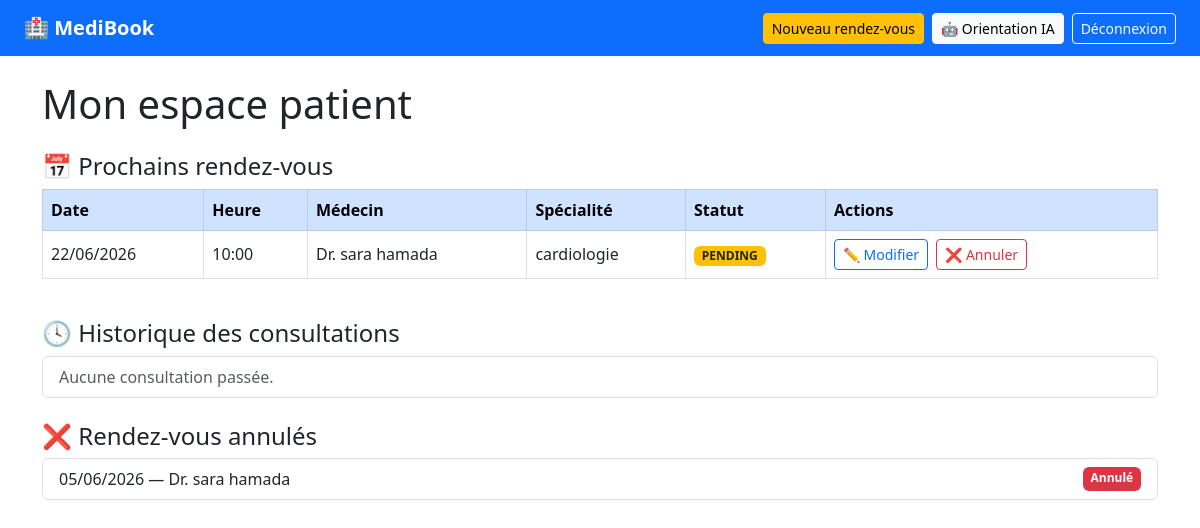
The app's page /dashboard/patient/ (signed in) with its own data.
### appointments/models.py (models this page shows)
class Appointment(models.Model):
    class Status(models.TextChoices):
        PENDING = "PENDING"
        CONFIRMED = "CONFIRMED"
        CANCELLED = "CANCELLED"
        COMPLETED = "COMPLETED"
        ABSENT = "ABSENT"
    patient = models.ForeignKey(Patient, on_delete=models.CASCADE)
    doctor = models.ForeignKey(Doctor, on_delete=models.CASCADE)
    speciality = models.ForeignKey(Speciality, on_delete=models.SET_NULL, null=True)
    date = models.DateField()
    time = models.TimeField()
    reason = models.TextField()
    status = models.CharField(max_length=20, choices=Status.choices, default=Status.PENDING)
    created_at = models.DateTimeField(auto_now_add=True)
    class Meta:
        constraints = [
            models.UniqueConstraint(
                fields=["doctor", "date", "time"],
                name="unique_doctor_slot"
            )
        ]

### doctors/models.py (models this page shows, shortened)
class Doctor(models.Model):
    user = models.OneToOneField(User, on_delete=models.CASCADE)
    speciality = models.ForeignKey(Speciality, on_delete=models.SET_NULL, null=True)
    phone = models.CharField(max_length=20)
    address = models.CharField(max_length=255)
    bio = models.TextField(blank=True)
    experience_years = models.IntegerField(default=0)
    is_active = models.BooleanField(default=True)

class Speciality(models.Model):
    name = models.CharField(max_length=100)
    description = models.TextField(blank=True)

### accounts/models.py (models this page shows, shortened)
class User(AbstractUser):
    class Role(models.TextChoices):
        PATIENT = "PATIENT", "Patient"
        DOCTOR = "DOCTOR", "Doctor"
        ADMIN = "ADMIN", "Admin"
    role = models.CharField(max_length=10, choices=Role.choices, default=Role.PATIENT)

### dashboard/views.py (the view)
# urls.py: path("patient/", patient_dashboard, name="patient_dashboard"),
@login_required
def patient_dashboard(request):
    if request.user.role != "PATIENT":
        return HttpResponseForbidden("Accès réservé aux patients.")
    patient = get_object_or_404(Patient, user=request.user)
    upcoming_appointments = Appointment.objects.filter(
        patient=patient,
        status__in=["PENDING", "CONFIRMED"]
    ).order_by("date", "time")
    past_appointments = Appointment.objects.filter(
        patient=patient,
        status="COMPLETED"
    ).order_by("-date")
    cancelled_appointments = Appointment.objects.filter(
        patient=patient,
        status="CANCELLED"
    ).order_by("-date")
    return render(request, "dashboard/patient_dashboard.html", {
        "patient": patient,
        "upcoming_appointments": upcoming_appointments,
        "past_appointments": past_appointments,
        "cancelled_appointments": cancelled_appointments,
    })

### templates/dashboard/patient_dashboard.html (shortened to what this page needs)
<!DOCTYPE html>
<html lang="fr">
<head>
    <link href="https://cdn.jsdelivr.net/npm/bootstrap@5.3.0/dist/css/bootstrap.min.css" rel="stylesheet">
</head>
<body>
<nav class="navbar navbar-dark bg-primary px-4">
    <a class="navbar-brand fw-bold" href="/">🏥 MediBook</a>
    <div class="d-flex gap-2">
        <a href="/doctors/" class="btn btn-warning btn-sm">Nouveau rendez-vous</a>
        <a href="/ai/" class="btn btn-light btn-sm">🤖 Orientation IA</a>
        <a href="/logout/" class="btn btn-outline-light btn-sm">Déconnexion</a>
    </div>
</nav>
<div class="container mt-4">
    <h1 class="mb-4">Mon espace patient</h1>
    <h4>📅 Prochains rendez-vous</h4>
    <div class="table-responsive mb-4">
        <table class="table table-bordered table-hover align-middle">
            <thead class="table-primary">
                <tr>
                    <th>Date</th>
                    <th>Heure</th>
                    <th>Médecin</th>
                    <th>Spécialité</th>
                    <th>Statut</th>
                    <th>Actions</th>
                </tr>
            </thead>
            <tbody>
                {% for appointment in upcoming_appointments %}
                <tr>
                    <td>{{ appointment.date|date:"d/m/Y" }}</td>
                    <td>{{ appointment.time|time:"H:i" }}</td>
                    <td>Dr. {{ appointment.doctor.user.first_name }} {{ appointment.doctor.user.last_name }}</td>
                    <td>{{ appointment.speciality.name|default:"—" }}</td>
                    <td>
                        <span class="badge bg-{% if appointment.status == 'CONFIRMED' %}success{% elif appointment.status == 'PENDING' %}warning text-dark{% else %}secondary{% endif %}">
                            {{ appointment.status }}
                        </span>
                    </td>
                    <td>
                        <a href="/appointments/reschedule/{{ appointment.id }}/"
                           class="btn btn-sm btn-outline-primary me-1">✏️ Modifier</a>
                        <button type="button" class="btn btn-sm btn-outline-danger"
                                data-bs-toggle="modal"
                                data-bs-target="#cancelModal{{ appointment.id }}">
                            ❌ Annuler
                        </button>
                    </td>
                </tr>
                {% empty %}
                <tr><td colspan="6" class="text-center text-muted">Aucun rendez-vous à venir.</td></tr>
                {% endfor %}
            </tbody>
        </table>
    </div>
    <h4>🕓 Historique des consultations</h4>
    <ul class="list-group mb-4">
        {% for appointment in past_appointments %}
        <li class="list-group-item d-flex justify-content-between">
            <span>{{ appointment.date|date:"d/m/Y" }} — Dr. {{ appointment.doctor.user.first_name }} {{ appointment.doctor.user.last_name }}</span>
            <span class="badge bg-secondary">Terminé</span>
        </li>
        {% empty %}
        <li class="list-group-item text-muted">Aucune consultation passée.</li>
        {% endfor %}
    </ul>
    <h4>❌ Rendez-vous annulés</h4>
    <ul class="list-group">
        {% for appointment in cancelled_appointments %}
        <li class="list-group-item d-flex justify-content-between">
            <span>{{ appointment.date|date:"d/m/Y" }} — Dr. {{ appointment.doctor.user.first_name }} {{ appointment.doctor.user.last_name }}</span>
            <span class="badge bg-danger">Annulé</span>
        </li>
        {% empty %}
        <li class="list-group-item text-muted">Aucun rendez-vous annulé.</li>
        {% endfor %}
    </ul>
</div>
</body>
</html>

### records on screen
Appointment: date "22/06/2026", time "10:00", doctor.user.first_name "sara", doctor.user.last_name "hamada", speciality.name "cardiologie", status "PENDING"
Appointment: date "05/06/2026", doctor.user.first_name "sara", doctor.user.last_name "hamada"
